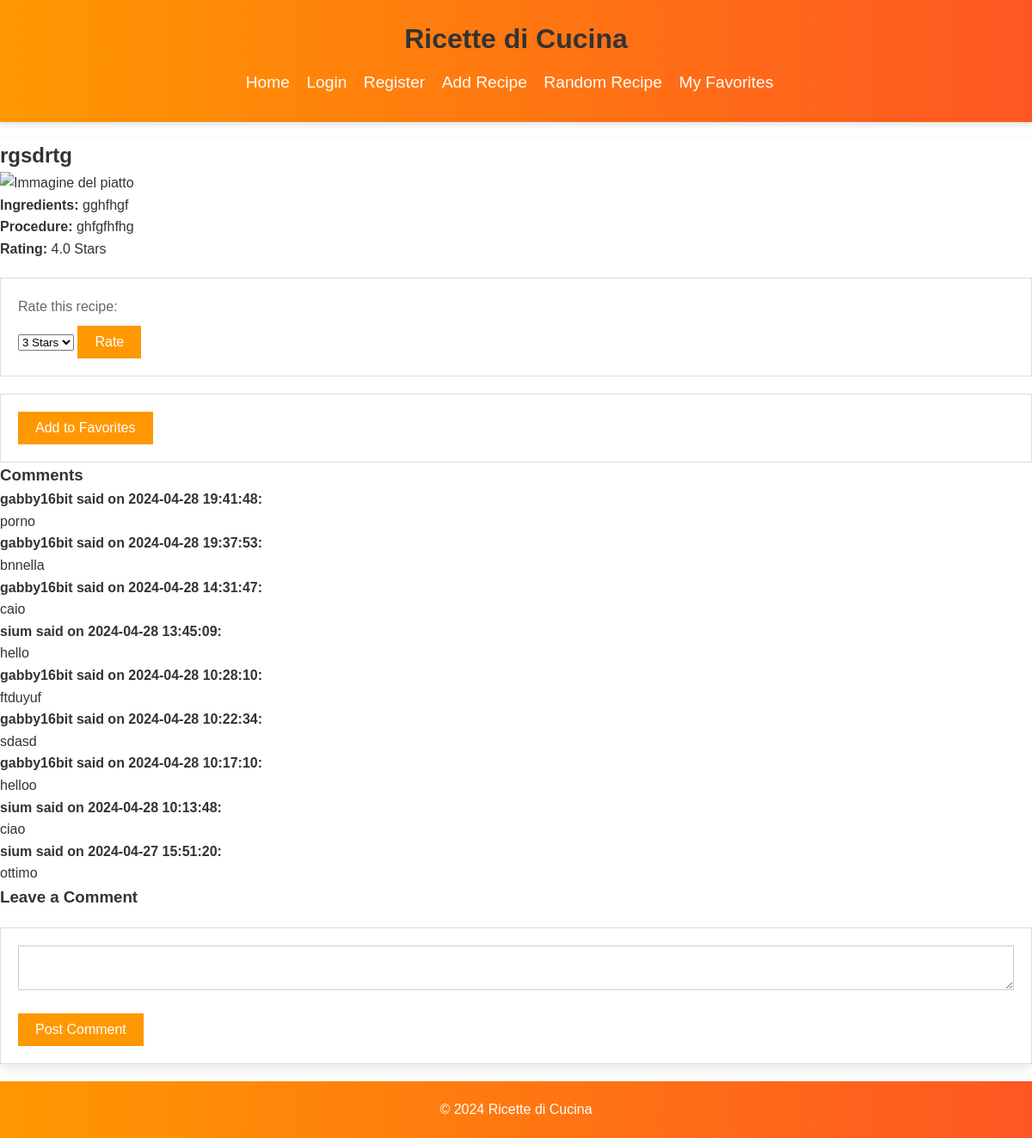
Page /recipe/1 (signed in) on the committed database.
### tables this page shows
CREATE TABLE recipe (
    id INTEGER PRIMARY KEY AUTOINCREMENT,
    name TEXT NOT NULL,
    ingredients TEXT NOT NULL,
    procedure TEXT NOT NULL,
    star_rating REAL DEFAULT 0,
    user_id INTEGER, image_path TEXT,
    FOREIGN KEY (user_id) REFERENCES user (id)
);

CREATE TABLE comment (
    id INTEGER PRIMARY KEY AUTOINCREMENT,
    user_id INTEGER NOT NULL,
    recipe_id INTEGER NOT NULL,
    text TEXT NOT NULL,
    created_at TIMESTAMP DEFAULT CURRENT_TIMESTAMP,
    FOREIGN KEY (user_id) REFERENCES user (id),
    FOREIGN KEY (recipe_id) REFERENCES recipe (id)
);

CREATE TABLE user (
    id INTEGER PRIMARY KEY AUTOINCREMENT,
    username TEXT UNIQUE NOT NULL,
    email TEXT UNIQUE NOT NULL,
    password_hash TEXT NOT NULL
);

### app.py (the view)
@app.route('/recipe/<int:recipe_id>')
def view_recipe(recipe_id):
    db = get_db()
    recipe_data = db.execute('SELECT * FROM recipe WHERE id = ?', (recipe_id,)).fetchone()
    recipe = dict(recipe_data)  # Converti in un dizionario mutabile
    comments = db.execute(
        'SELECT comment.*, user.username FROM comment '
        'JOIN user ON comment.user_id = user.id '
        'WHERE recipe_id = ? ORDER BY comment.created_at DESC',
        (recipe_id,)
    ).fetchall()
    rating_result = db.execute(
        'SELECT AVG(rating) as average_rating FROM rating '
        'WHERE recipe_id = ?',
        (recipe_id,)
    ).fetchone()
    if rating_result['average_rating'] is not None:
        recipe['average_rating'] = float(rating_result['average_rating'])
    else:
        recipe['average_rating'] = 0.0
    user_rating = None
    if 'user_id' in session:
        user_rating_query = db.execute(
            'SELECT rating FROM rating WHERE user_id = ? AND recipe_id = ?',
            (session['user_id'], recipe_id)
        ).fetchone()
        user_rating = user_rating_query['rating'] if user_rating_query else 0.0
    return render_template('recipe_view.html', recipe=recipe, comments=comments, user_rating=float(user_rating))

### app.py (called while the page is built)
def get_db():
    db_path = app.config['DATABASE']
    if '_database' not in g:
        g._database = sqlite3.connect(db_path)
        g._database.row_factory = sqlite3.Row
    return g._database

@app.teardown_appcontext
def close_connection(exception):
    db = g.pop('_database', None)
    if db is not None:
        db.close()

### templates/recipe_view.html
{% extends "layout.html" %}
{% block content %}
    <h2>{{ recipe.name }}</h2>
    <img src="../static/{{ recipe.image_path }}" alt="Immagine del piatto" style="max-width: 100%; height: auto;">
    <p><strong>Ingredients:</strong> {{ recipe.ingredients }}</p>
    <p><strong>Procedure:</strong> {{ recipe.procedure }}</p>
    <p><strong>Rating:</strong>
        {% if recipe.average_rating != 0.0 %}
            {{ recipe.average_rating|round(1) }} Stars
        {% else %}
            No rating yet
        {% endif %}
    </p>
    <form method="post" action="{{ url_for('rate_recipe', recipe_id=recipe.id) }}">
        <label for="rating">Rate this recipe:</label>
        <select name="rating" id="rating">
            {% for star in range(1, 6) %}
                <option value="{{ star }}" {{ 'selected' if user_rating and star == user_rating }}> {{ star }} Star{{ 's' if star > 1 }}</option>
            {% endfor %}
        </select>
        <button type="submit">Rate</button>
    </form>
    <form action="{{ url_for('add_to_favorites', recipe_id=recipe.id) }}" method="post">
        <button type="submit">Add to Favorites</button>
    </form>
    <div class="comments">
        <h3>Comments</h3>
        {% for comment in comments %}
            <div class="comment">
                <strong>{{ comment.username }} said on {{ comment.created_at }}:</strong>
                <p>{{ comment.text }}</p>
            </div>
        {% endfor %}
    </div>
    <section class="comments">
        <h3>Leave a Comment</h3>
        <form method="post" action="{{ url_for('submit_comment', recipe_id=recipe.id) }}">
            <textarea name="comment_text" required></textarea>
            <button type="submit">Post Comment</button>
        </form>
    </section>
{% endblock %}

### static/style.css (style rules this page uses)
* { box-sizing: border-box; margin: 0; padding: 0; }
body, h1, h2, h3, p, form, ul, li { font-family: 'Helvetica Neue', Helvetica, Arial, sans-serif; }
body { line-height: 1.6; font-size: 16px; background-color: #fff; color: #333; }
h1, h2 { color: #333; }
form { background: #ffffff; padding: 20px; margin-top: 20px; border: 1px solid #ddd; transition: transform 0.3s ease-in-out; }
form label { display: block; margin-bottom: 10px; color: #666; }
form input[type="text"], form input[type="email"], form input[type="password"], form textarea { width: 100%; padding: 10px; margin-bottom: 20px; border: 1px solid #ccc; }
form button { background-color: #ff9800; color: #ffffff; border: none; padding: 10px 20px; font-size: 1em; cursor: pointer; transition: background-color 0.3s; }
body, h1, h2, h3, p, form, ul, li { font-family: Arial, sans-serif; }

### rows in the picture
recipe: name "rgsdrtg", ingredients "gghfhgf", procedure "ghfgfhfhg"
comment: username "gabby16bit", created_at "2024-04-28 19:41:48", text "porno"
comment: username "gabby16bit", created_at "2024-04-28 19:37:53", text "bnnella"
comment: username "gabby16bit", created_at "2024-04-28 14:31:47", text "caio"
comment: username "sium", created_at "2024-04-28 13:45:09", text "hello"
comment: username "gabby16bit", created_at "2024-04-28 10:28:10", text "ftduyuf"
comment: username "gabby16bit", created_at "2024-04-28 10:22:34", text "sdasd"
comment: username "gabby16bit", created_at "2024-04-28 10:17:10", text "helloo"
comment: username "sium", created_at "2024-04-28 10:13:48", text "ciao"
comment: username "sium", created_at "2024-04-27 15:51:20", text "ottimo"

### other values in the picture
{{ recipe.average_rating|round(1) }} "4.0"
form field rating "3 Stars"
